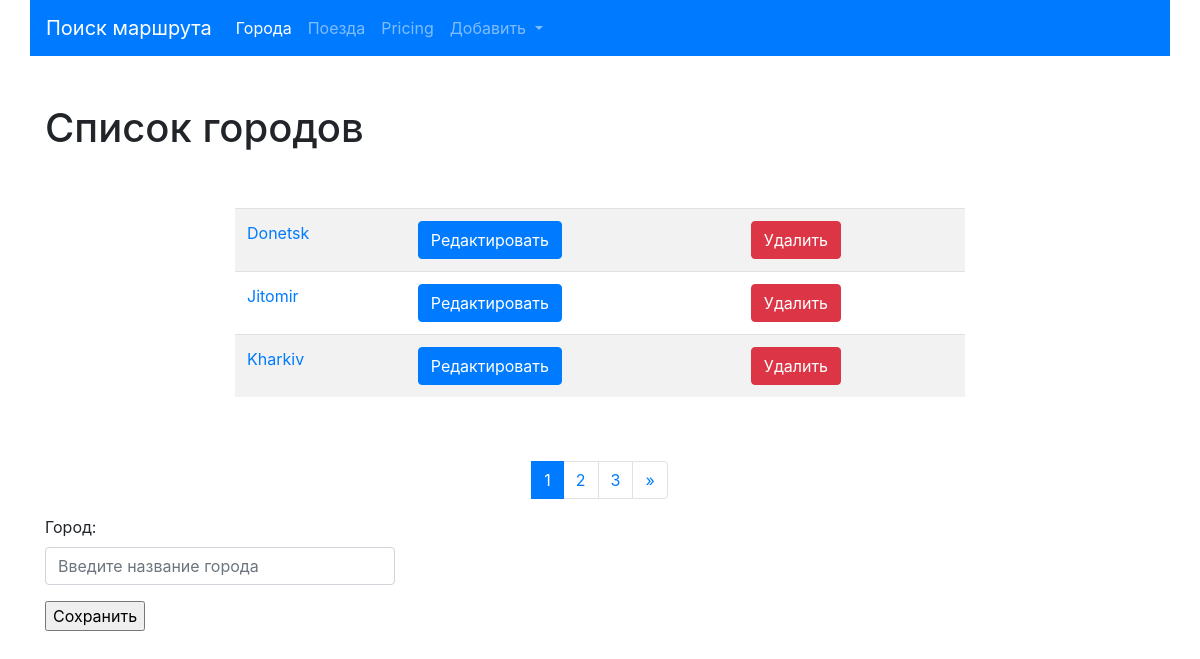
Before: /cities/ with the older database file.
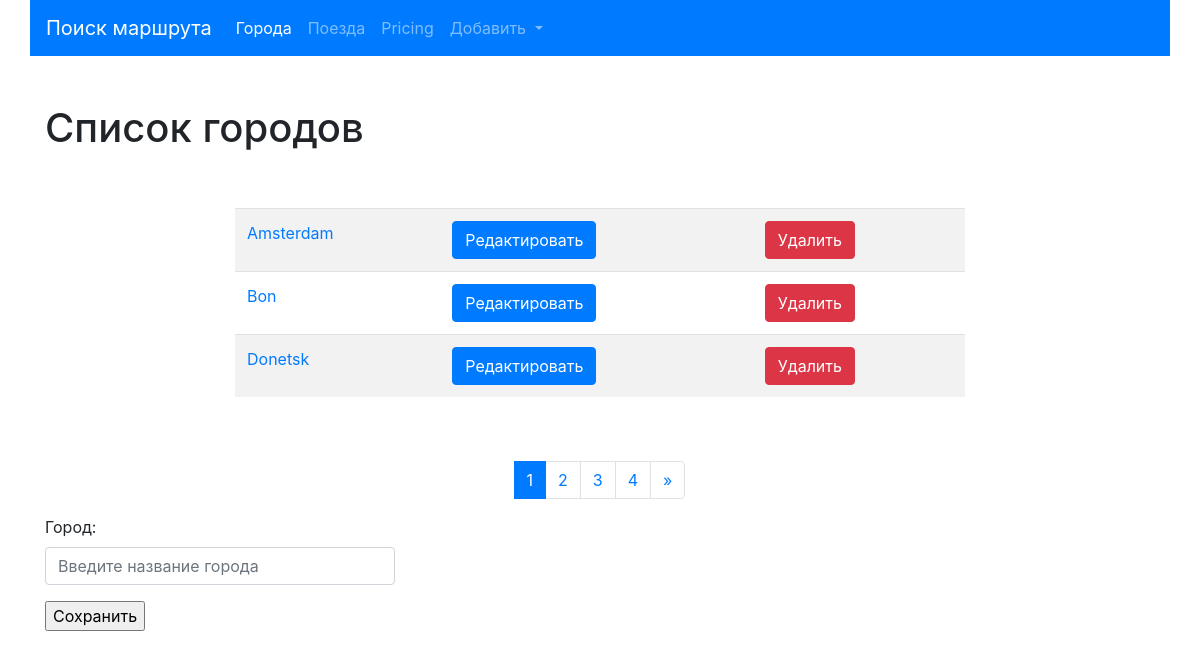
After: the same page with the newer database file.
### cities/models.py (models this page shows, shortened)
class City(models.Model):
    name = models.CharField(max_length=150, unique=True, verbose_name='Город')
    class Meta:
        verbose_name = 'Город'
        verbose_name_plural = 'Города'
        ordering = ['name']

### cities/views.py (the view)
# urls.py: path('', CityListView.as_view(), name='home'),
class CityListView(ListView):
    paginate_by = 3
    model = City
    template_name = 'cities/home.html'
    def get_context_data(self, **kwargs):
        context = super().get_context_data(**kwargs)
        form = CityForm()
        context['form'] = form
        return context

### cities/forms.py
class CityForm(forms.ModelForm):
    name = forms.CharField(label='Город', widget=forms.TextInput(attrs={
        'class': 'form-control',
        'placeholder': 'Введите название города'
    }))
    class Meta:
        model = City
        fields = ('name',)

### cities/templates/cities/home.html (shortened to what this page needs)
{% extends 'base.html' %}
{% block content %}
<h1>Список городов</h1>
<div class="row">
    <div class="col-md-8 mx-auto my-5">
        <table class="table table-striped">
            {% for object in page_obj %}
            <tr>
                <td>
                      <a href="{% url 'cities:detail' pk=object.pk %}">{{ object.name }}</a>
                </td>
                <td>
                      <a href="{% url 'cities:update' pk=object.pk %}">
                             <button type="submit" class="btn btn-primary">Редактировать</button></a>
                </td>
                <td>
                     <a href="{% url 'cities:delete' pk=object.pk %}">
                             <button type="submit" class="btn btn-danger">Удалить</button></a>
                </td>
            </tr>
        {% endfor %}
            </table>
    </div>
</div>
<nav aria-label="Page navigation example">
  <ul class="pagination justify-content-center">
      {% for page in page_obj.paginator.page_range%}
          <li class="page-item {% if page == page_obj.number %} active {% endif %}">
              <a class="page-link" href="?page={{page}}">
                  {{ page }}
              </a>
          </li>
      {% endfor %}
    <li class="page-item">
        {% if page_obj.has_next %}
            <a class="page-link" href="?page={{ page_obj.paginator.num_pages }}" arial-label="Next">
        <span aria-hidden="true">&raquo;</span></a>
        {% endif %}
    </li>
  </ul>
</nav>
<div class="row">
    <div class="col-md-4">
        <form action="{% url 'cities:create'%}" method="post">
            {{ form.as_p }}
    <input type="submit" value="Сохранить">
</form></div>
</div>
{% endblock %}

Changed rows visible on the page:
no longer on this page (row unchanged): City: name "Jitomir"
no longer on this page (row unchanged): City: name "Kharkiv"
added City: name "Amsterdam"
added City: name "Bon"
Other visible differences:
new list line: "4"
